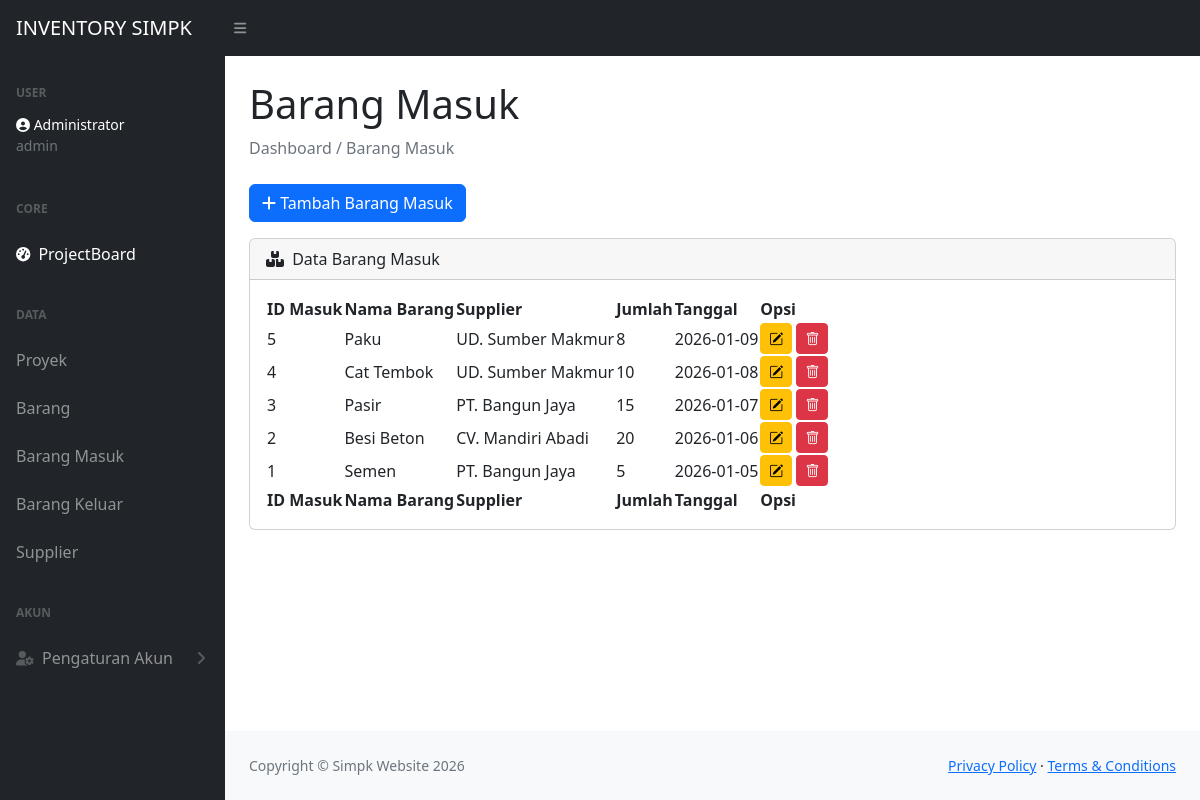
/masuk.php (signed in), run on the app's committed database.
### tables this page shows
CREATE TABLE `barang_masuk` (
  `id_masuk` int(11) NOT NULL,
  `id_barang` int(11) NOT NULL,
  `id_supplier` int(11) NOT NULL,
  `jumlah` int(11) NOT NULL,
  `tanggal` date NOT NULL,
  `id_proyek` int(11) DEFAULT NULL
);

CREATE TABLE `barang` (
  `id_barang` int(11) NOT NULL,
  `nama_barang` varchar(100) NOT NULL,
  `kategori` varchar(50) DEFAULT NULL,
  `satuan` varchar(20) DEFAULT NULL,
  `stok` int(11) DEFAULT 0,
  `harga` decimal(12,2) DEFAULT 0.00
);

CREATE TABLE `supplier` (
  `id_supplier` int(11) NOT NULL,
  `nama_supplier` varchar(100) NOT NULL,
  `kontak` varchar(50) DEFAULT NULL,
  `alamat` text DEFAULT NULL
);

### masuk.php (the view, shortened to what this page needs)
<?php
$host = "localhost";
$user = "root";
$pass = "";
$db   = "proyek_inventory";
$conn = new mysqli($host, $user, $pass, $db);
$sql = "SELECT bm.id_masuk, b.nama_barang, s.nama_supplier, bm.jumlah, bm.tanggal
        FROM barang_masuk bm
        JOIN barang b ON bm.id_barang = b.id_barang
        JOIN supplier s ON bm.id_supplier = s.id_supplier
        ORDER BY bm.tanggal DESC";
$result = mysqli_query($conn, $sql);
?>
<!DOCTYPE html>
<html lang="en">
<head>
    <link href="https://cdn.jsdelivr.net/npm/simple-datatables@7.1.2/dist/style.min.css" rel="stylesheet" />
    <link href="https://cdn.jsdelivr.net/npm/bootstrap-icons/font/bootstrap-icons.css" rel="stylesheet">
    <link href="css/styles.css" rel="stylesheet" />
</head>
<body class="sb-nav-fixed">
    <?php include 'navbar.php'; ?>
    <div id="layoutSidenav">
        <div id="layoutSidenav_nav">
            <?php include 'sidebar.php'; ?>
        </div>
        <div id="layoutSidenav_content">
            <main>
                <div class="container-fluid px-4">
                    <h1 class="mt-4">Barang Masuk</h1>
                    <ol class="breadcrumb mb-4">
                        <li class="breadcrumb-item active">Dashboard / Barang Masuk</li>
                    </ol>
                    <button type="button" class="btn btn-primary mb-3" data-bs-toggle="modal" data-bs-target="#staticBackdrop">
                        <i class="fas fa-plus"></i> Tambah Barang Masuk
                    </button>
                    <div class="card mb-4">
                        <div class="card-header">
                            <i class="fas fa-boxes me-1"></i>
                            Data Barang Masuk
                        </div>
                        <div class="card-body">
                            <table id="datatablesSimple">
                                <thead>
                                    <tr>
                                        <th>ID Masuk</th>
                                        <th>Nama Barang</th>
                                        <th>Supplier</th>
                                        <th>Jumlah</th>
                                        <th>Tanggal</th>
                                        <th>Opsi</th>
                                    </tr>
                                </thead>
                                <tfoot>
                                    <tr>
                                        <th>ID Masuk</th>
                                        <th>Nama Barang</th>
                                        <th>Supplier</th>
                                        <th>Jumlah</th>
                                        <th>Tanggal</th>
                                        <th>Opsi</th>
                                    </tr>
                                </tfoot>
                                <tbody>
                                    <?php
                                    if ($result->num_rows > 0) {
                                        while($row = $result->fetch_assoc()) {
                                            echo "<tr>
                                                    <td>{$row['id_masuk']}</td>
                                                    <td>{$row['nama_barang']}</td>
                                                    <td>{$row['nama_supplier']}</td>
                                                    <td>{$row['jumlah']}</td>
                                                    <td>{$row['tanggal']}</td>
                                                    <td>
                                                        <button class='btn btn-sm btn-warning'><i class='bi bi-pencil-square'></i></button>
                                                        <button class='btn btn-sm btn-danger'><i class='bi bi-trash'></i></button>
                                                    </td>
                                                  </tr>";
                                        }
                                    } else {
                                        echo "<tr><td colspan='5' class='text-center'>Tidak ada data</td></tr>";
                                    }
                                    ?>
                                </tbody>
                            </table>
                        </div>
                    </div>
                </div>
            </main>
            <footer class="py-4 bg-light mt-auto">
                <div class="container-fluid px-4">
                    <div class="d-flex align-items-center justify-content-between small">
                        <div class="text-muted">Copyright &copy; Simpk Website 2026</div>
                        <div>
                            <a href="#">Privacy Policy</a>
                            &middot;
                            <a href="#">Terms &amp; Conditions</a>
                        </div>
                    </div>
                </div>
            </footer>
        </div>
    </div>
</body>
</html>

### data on the page
barang_masuk: id_masuk "5", id_barang.nama_barang "Paku", id_supplier.nama_supplier "UD. Sumber Makmur", jumlah "8", tanggal "2026-01-09"
barang_masuk: id_masuk "4", id_barang.nama_barang "Cat Tembok", id_supplier.nama_supplier "UD. Sumber Makmur", jumlah "10", tanggal "2026-01-08"
barang_masuk: id_masuk "3", id_barang.nama_barang "Pasir", id_supplier.nama_supplier "PT. Bangun Jaya", jumlah "15", tanggal "2026-01-07"
barang_masuk: id_masuk "2", id_barang.nama_barang "Besi Beton", id_supplier.nama_supplier "CV. Mandiri Abadi", jumlah "20", tanggal "2026-01-06"
barang_masuk: id_masuk "1", id_barang.nama_barang "Semen", id_supplier.nama_supplier "PT. Bangun Jaya", jumlah "5", tanggal "2026-01-05"

### other printed values
$_SESSION['nama'] "Administrator"
$_SESSION['role'] "admin"
